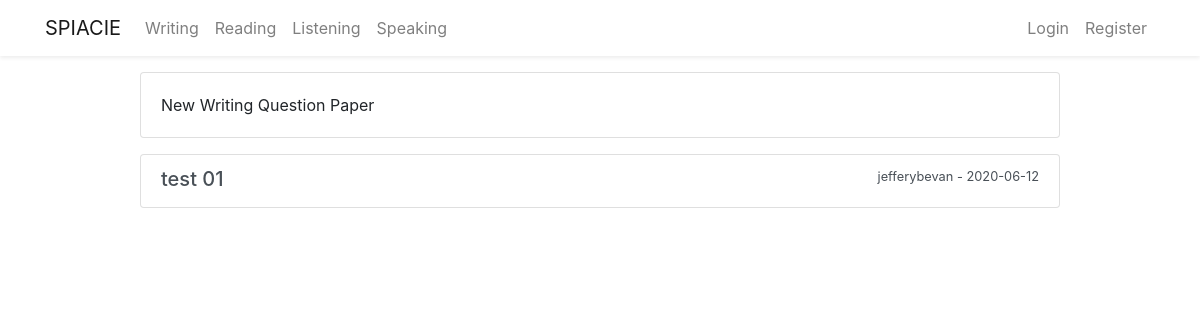
/writing, run on the app's committed database.
### flaskblog/models.py (models this page shows, shortened)
class Writingpaper(db.Model):
    id = db.Column(db.Integer, primary_key=True)
    title = db.Column(db.String(300), unique=True, nullable=False)
    task01 = db.Column(db.String(600), nullable=False)
    task01_img = db.Column(db.String(20), nullable=True)
    task02 = db.Column(db.String(600), nullable=False)
    task02_img = db.Column(db.String(20), nullable=True)
    date_posted = db.Column(db.DateTime, nullable=False,
                            default=datetime.utcnow)
    user_id = db.Column(db.Integer, db.ForeignKey('user.id'), nullable=False)
    answer = db.relationship(
        'Writingpaperanswer', backref='candidate', lazy=True)

class User(db.Model,  UserMixin):
    id = db.Column(db.Integer, primary_key=True)
    firstname = db.Column(db.String(20), nullable=False)
    lastname = db.Column(db.String(20), nullable=False)
    username = db.Column(db.String(20), unique=True, nullable=False)
    email = db.Column(db.String(20), unique=True, nullable=False)
    password = db.Column(db.String(20), nullable=False)
    image_file = db.Column(db.String(20), nullable=False,
                           default='default.jpg')
    post = db.relationship('Post', backref='author', lazy=True)
    questionpaper = db.relationship(
        'Questionpaper', backref='creator', lazy=True)
    writingpaper = db.relationship(
        'Writingpaper', backref='wcreator', lazy=True)
    writinganswer = db.relationship(
        'Writingpaperanswer', backref='wcandidate', lazy=True)

### flaskblog/routes.py (the view)
@app.route("/writing")
def writing():
    writingpapers = Writingpaper.query.all()
    return render_template('writing.html', writingpapers=writingpapers)

### flaskblog/templates/writing.html (shortened to what this page needs)
{% extends 'layout.html' %} {% block content %}
<div class="row justify-content-center mt-3">
  <div class="col-md-10">
    <div class="card mb-3">
      <div class="card-body">
        New Writing Question Paper
      </div>
    </div>
    {% for writingpaper in writingpapers %}
    <div class="list-group">
      <a
        href="{{ url_for('show_writing', writing_id= writingpaper.id )}}"
        class="list-group-item list-group-item-action"
      >
        <div class="d-flex w-100 justify-content-between">
          <h5 class="mb-1">{{ writingpaper.title }}</h5>
          <small
            >{{ writingpaper.wcreator.username }} - {{
            writingpaper.date_posted.strftime('%Y-%m-%d') }}</small
          >
        </div>
      </a>
    </div>
    {% endfor %}
  </div>
</div>
{% endblock content %}

### data on the page
Writingpaper: title "test 01", wcreator.username "jefferybevan", date_posted "2020-06-12"
